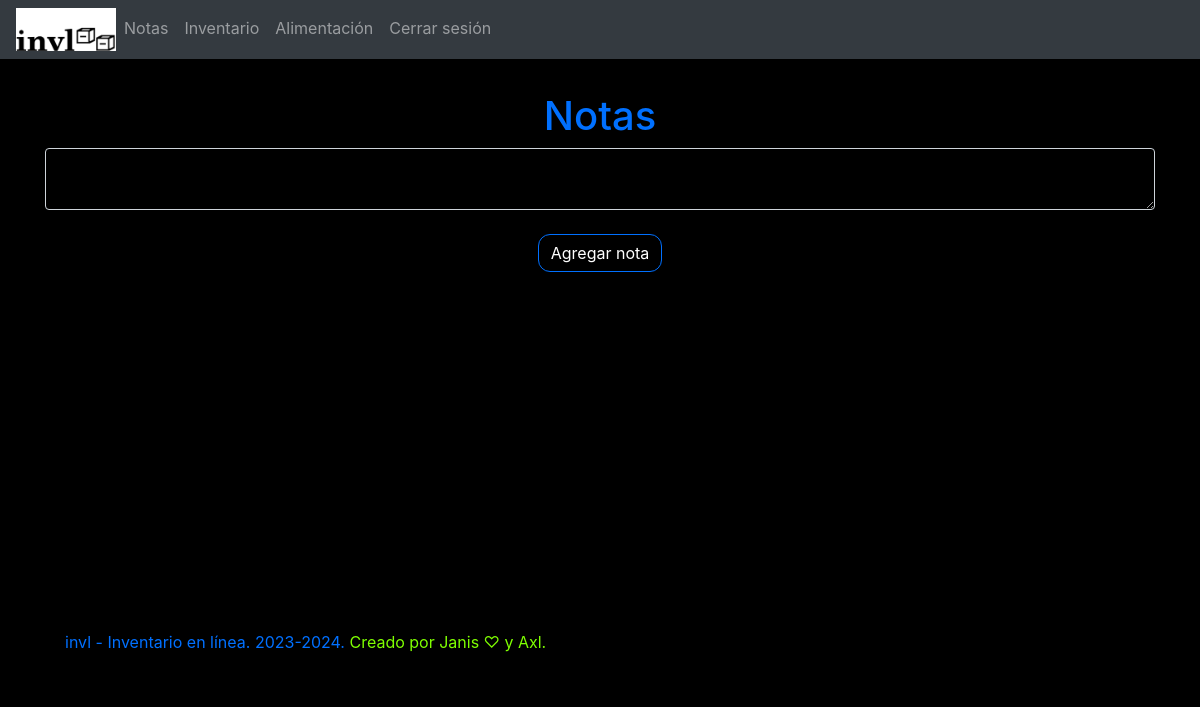
Page /notas (signed in) on the earlier database version.
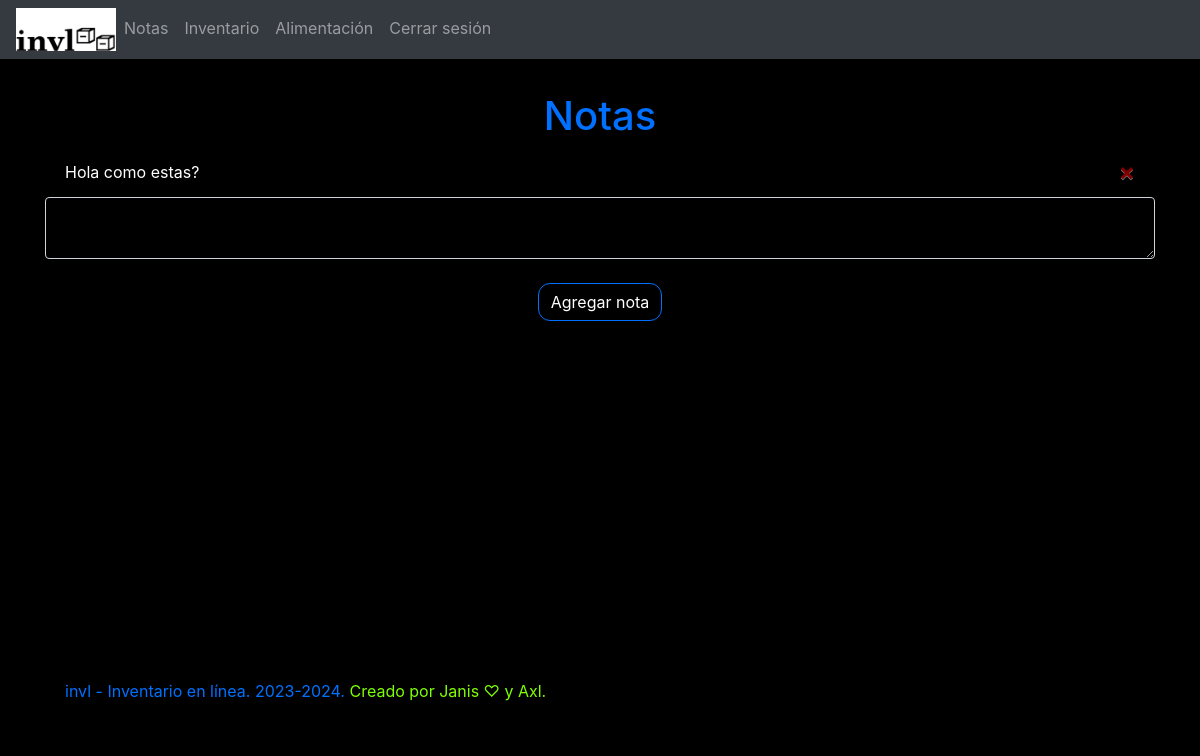
Same page on the later database version.
### website/models.py (models this page shows)
class Note(db.Model):
    id = db.Column(db.Integer, primary_key=True)
    data = db.Column(db.String(10000))
    date = db.Column(db.DateTime(timezone=True,), default=func.now())
    user_id = db.Column(db.Integer, db.ForeignKey('user.id'))

### website/views.py (the view, shortened to what this page needs)
@views.route('/notas', methods=['GET', 'POST'])
@login_required
def notas():
    return render_template("notas.html", user=current_user)

### website/__init__.py (called while the page is built)
def create_app():
    app = Flask(__name__)
    app.config['SECRET_KEY']= 'jejeidajfds'
    app.config['SQLALCHEMY_DATABASE_URI'] = f'sqlite:///{DB_NAME}'
    db.init_app(app)
    from .views import views
    from .auth import auth
    app.register_blueprint(views, url_prefix=('/'))
    app.register_blueprint(auth, url_prefix=('/auth/'))
    from .models import User, Productos, Note
    with app.app_context():
       db.create_all()
    login_manager = LoginManager()
    login_manager.login_view = 'auth.login'
    login_manager.init_app(app)
    @login_manager.user_loader
    def load_user(id):
        return User.query.get(int(id))
    return app

### website/templates/notas.html
{% extends "base.html" %} {% block title %} Notas {% endblock %}
{% block content %}
<hr style="height: 1px;border: 0">
<h1 align="center" style="color: #0070ff;">Notas
</h1>
<ui class="list-group list-group-flush" id="notes">
    {% for note in user.notes%}
    <li class="list-group-item" style="background-color: black; color: white;">
        {{ note.data }}
        <button type="button" class="close" style="color: red;" class="btn btn-danger btn-sm" onCLick="deleteNote({{ note.id }})">
            <span aria-hidden="true">&times;</span>
        </button>
    </li>
    {% endfor %}
</ui>
<form method="POST">
    <textarea name="note" id="note" class="form-control" style="background-color: black;"></textarea>
    <br />
    <div align="center">
        <button type="submit" class="btn btn-default"
        style="color: white;background-color: black; border-color: #0070ff;border-radius: 12px"
        >Agregar nota</button>
    </div>
</form>
<div style="position: relative;background-color: black; width: 600px; height: 390px;">
    <div style="position: absolute; bottom: 0px; left: 20px; color: #0070ff">
        invl - Inventario en línea. 2023-2024. <label style="color: #7fff00;">Creado por Janis &#9825; y Axl.</label>
    </div>
  </div>
{% endblock %}

### website/templates/base.html (shortened to what this page needs)
<!DOCTYPE html>
<html>
  <head>
    <link
      rel="stylesheet"
      href="https://stackpath.bootstrapcdn.com/bootstrap/4.4.1/css/bootstrap.min.css"
    />
    <link
      rel="stylesheet"
      href="https://stackpath.bootstrapcdn.com/font-awesome/4.7.0/css/font-awesome.min.css"
    />
  </head>
  <body style="background-color: #000000;">
    <nav class="navbar navbar-expand-lg navbar-dark bg-dark">
      <div class="collapse navbar-collapse" id="navbar">
        <div class="navbar-nav">
          <img src="/static/images/logo_completo_invl_100px.png" alt="Logo_invl">
          {% if user.is_authenticated %}
          <a class="nav-item nav-link" id="notas" href="/notas">Notas</a>
          <a class="nav-item nav-link" id="inventario" href="/inventario">Inventario</a>
          <a class="nav-item nav-link" id="alimentacion" href="/alimentacion">Alimentación</a>
          <a class="nav-item nav-link" id="logout" href="/auth/logout">Cerrar sesión</a>
          {% else %}
          <a class="nav-item nav-link" id="home" href="/">Menú principal</a>
          <a class="nav-item nav-link" id="login" href="/auth/login">Iniciar sesión</a>
          <a class="nav-item nav-link" id="signUp" href="/auth/sign-up">Crear cuenta</a>
          {% endif %}
        </div>
      </div>
    </nav>
    <div class="container">{% block content %} {% endblock %}</div>
<hr style="height: 1px;border: 0"></hr>
  </body>
</html>

Differences in the rows shown:
added Note: data "Hola como estas?"
